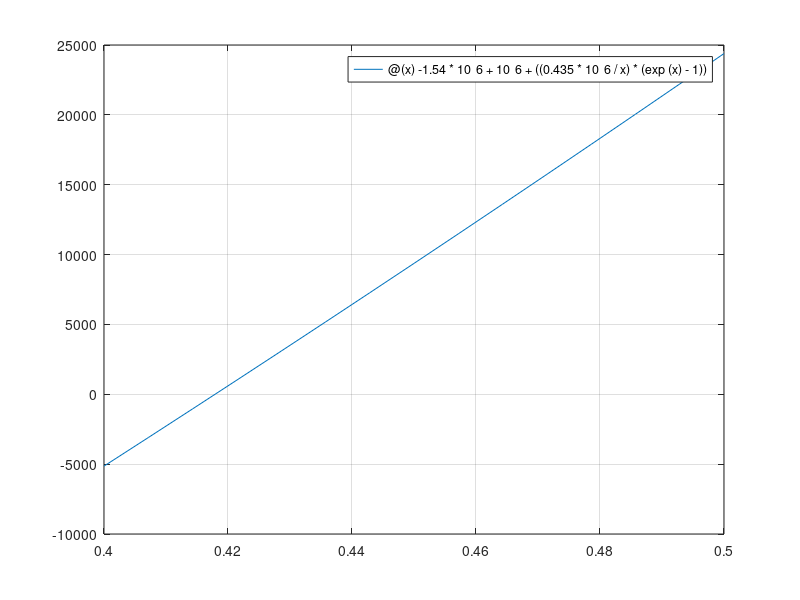

MATLAB code to generate this figure:
clear all; clc;
%declarando de forma anonima la funcion
f=@(x)-1.54*10^6+10^6+((0.435*10^6/x)*(exp(x)-1));
%graficando la funcion 
fplot(f,[0.4,0.5]);
%colocar cuadricula
grid on
%podemos pausar para ingresar de forma manual el valor de a y b e incluso
a=0.41;
b=0.42;
tol=0.001;
%calculando
format long
r=(a+b)/2;
e=(b-a)/2;
while e>tol
    if f(r)==0
        e=0;
    else
        if f(0)*f(r)<0
            b=r;
        else
            a=r;
        end
        r=(a+b)/2;
        e=(b-a)/2;
    end
end
fprintf('La raiz es %5.5f con un error de %1.5f\n', r, e);
